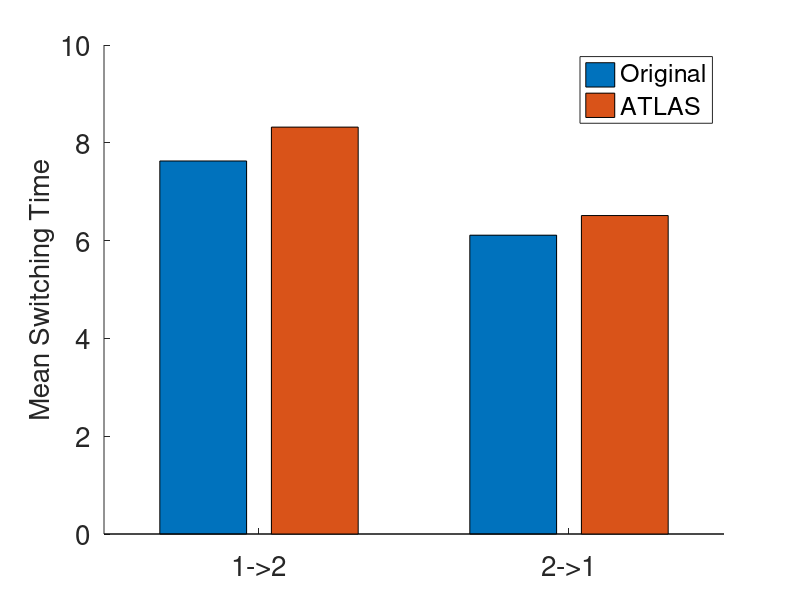

Source code (MATLAB):
function makestats_tpaths1D()
%Load up transition data from 'transition_paths.m' and makes bar graphs
%comparing ATLAS transition data with original simulator transition data

%NOTE: this file is currently written for the 1D examples
%examples 1 and 2 for atlas_driver.m file, which have 2 regions
%% Read in Data

%%%read in switch times from ATLAS
data = load('learned_tswitch.mat');
learned_switches = data.learned_switches;

%%% read in switch times from original simulator
data = load('original_tswitch.mat');
original_switches = data.original_switches;

num_regions = 2;
%% Plot Bar Graphs
fprintf('Original\n');
Tbar0 = MeanSwitchTimes(num_regions,original_switches);

fprintf('ATLAS:\n');
Tbar = MeanSwitchTimes(num_regions,learned_switches);

figure(2); clf; hold on;
bar([Tbar,Tbar0]);
xticks([1:6]);
xticklabels({'1->2','2->1'});
set(gca,'Fontsize',20);
ylabel('Mean Switching Time','Fontsize',20);
legend('Original','ATLAS');

end

function Tbar = MeanSwitchTimes(Nwell,Tswitch)
%TODO: comments

T = zeros(Nwell); % mean switch times between wells
for i = 1 : Nwell
    for j = 1 : Nwell
        if j ~= i
            ind = find(Tswitch(:,1) == i & Tswitch(:,2) == j);
            if ~isempty(ind)
                T(i,j) = mean(Tswitch(ind,3));
                fprintf('Mean switch time from well %d to well %d is %d, #switch = %d\n',i,j,T(i,j),length(ind));
            end
        end
    end
end
T = T';
Tbar = T(:);
Tbar([1 : Nwell + 1 : end]) = []; %delete diagonal entries
% Now Tbar must be
% 1-->2; 1-->3; 2-->1; 2-->3; 3-->1; 3-->2
end


